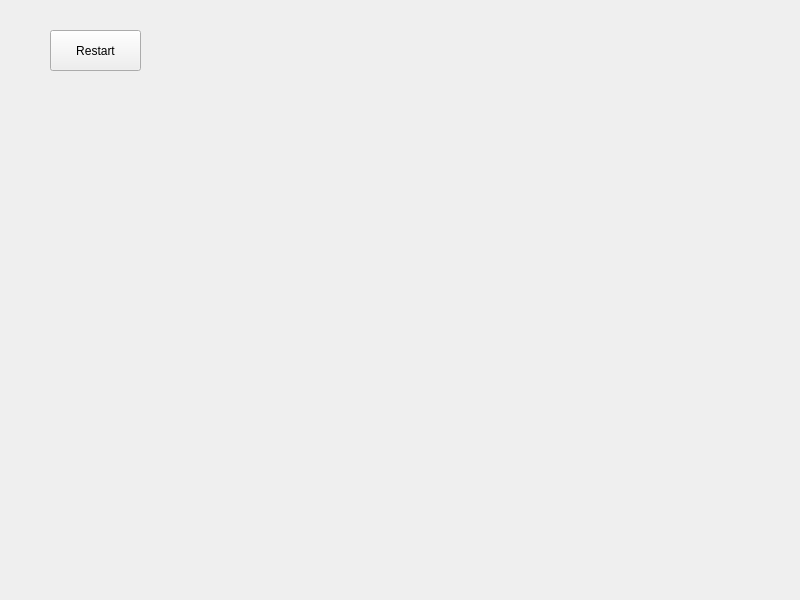
<?xml version="1.0" encoding="UTF-8"?>
<ui version="4.0">
 <class>MainWindow</class>
 <widget class="QMainWindow" name="MainWindow">
  <property name="geometry">
   <rect>
    <x>0</x>
    <y>0</y>
    <width>800</width>
    <height>600</height>
   </rect>
  </property>
  <property name="windowTitle">
   <string>MainWindow</string>
  </property>
  <widget class="QWidget" name="centralwidget">
   <widget class="QPushButton" name="pushButton">
    <property name="geometry">
     <rect>
      <x>50</x>
      <y>30</y>
      <width>91</width>
      <height>41</height>
     </rect>
    </property>
    <property name="text">
     <string>Restart</string>
    </property>
   </widget>
  </widget>
 </widget>
 <resources/>
 <connections/>
</ui>
